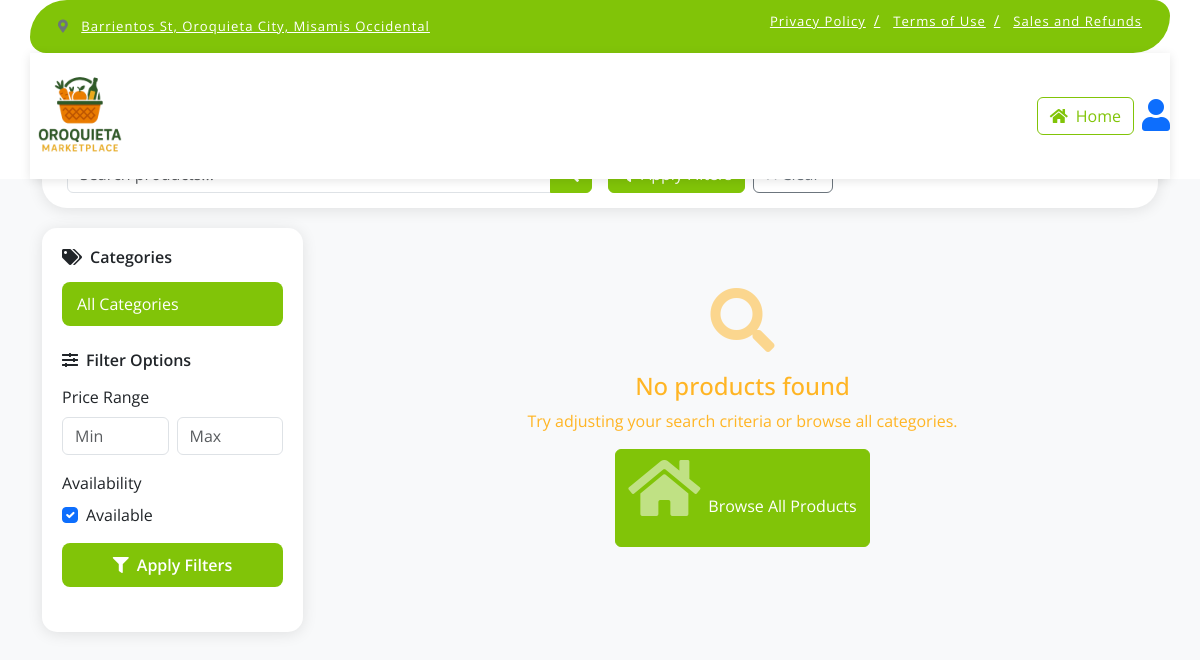
Before: /customer/index_copy.php with the older database file.
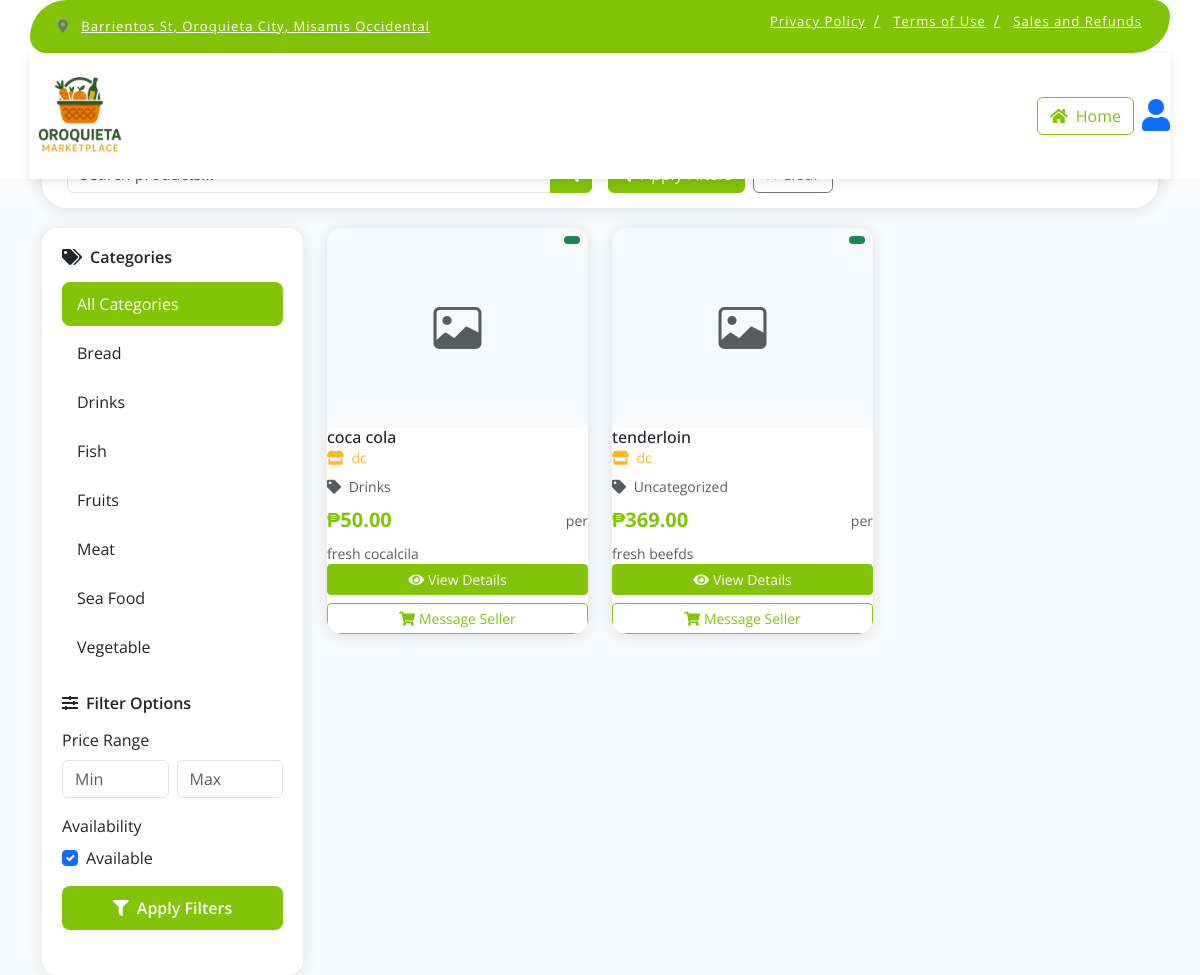
After: the same page with the newer database file.
### tables this page shows
CREATE TABLE `categories` (
  `id` int(11) NOT NULL,
  `name` varchar(100) NOT NULL,
  `icon` varchar(10) DEFAULT NULL COMMENT 'Emoji or icon character',
  `description` text DEFAULT NULL,
  `parent_id` int(11) DEFAULT NULL,
  `image` varchar(255) DEFAULT NULL,
  `is_active` tinyint(1) DEFAULT 1,
  `created_at` timestamp NOT NULL DEFAULT current_timestamp(),
  `updated_at` timestamp NOT NULL DEFAULT current_timestamp() ON UPDATE current_timestamp()
);

CREATE TABLE `products` (
  `id` int(11) NOT NULL,
  `seller_id` int(11) NOT NULL,
  `category_id` int(11) DEFAULT NULL,
  `name` varchar(255) NOT NULL,
  `description` text DEFAULT NULL,
  `price` decimal(10,2) NOT NULL,
  `stock_quantity` int(11) NOT NULL DEFAULT 0,
  `weight` decimal(10,2) DEFAULT NULL,
  `is_featured` tinyint(1) DEFAULT 0,
  `is_active` tinyint(1) DEFAULT 1,
  `created_at` timestamp NOT NULL DEFAULT current_timestamp(),
  `updated_at` timestamp NOT NULL DEFAULT current_timestamp() ON UPDATE current_timestamp()
);

### customer/index_copy.php (the view, shortened to what the changed rows need)
<?php
require_once '../includes/db_connect.php';
$cat_query = "SELECT id, name FROM categories WHERE is_active = 1 ORDER BY name";
$cat_stmt = $pdo->query($cat_query);
$search = isset($_GET['search']) ? trim($_GET['search']) : '';
$category_filter = isset($_GET['category']) ? intval($_GET['category']) : 0;
$price_min = isset($_GET['price_min']) ? floatval($_GET['price_min']) : 0;
$price_max = isset($_GET['price_max']) ? floatval($_GET['price_max']) : 999999;
$where_conditions = ["p.is_active = 1"];
$params = [];
$where_clause = implode(" AND ", $where_conditions);
$query = "SELECT p.*, c.name as category_name,
          COALESCE(sa.business_name, CONCAT(s.first_name, ' ', s.last_name), 'Unknown Seller') as shop_name
          FROM products p
          LEFT JOIN categories c ON p.category_id = c.id
          LEFT JOIN sellers s ON p.seller_id = s.id
          LEFT JOIN seller_applications sa ON s.id = sa.seller_id AND sa.status = 'approved'
          WHERE $where_clause
          ORDER BY p.created_at DESC";
$stmt = $pdo->prepare($query);
$stmt->execute($params);
$products = $stmt->fetchAll();
?>
<!DOCTYPE html>
<html lang="en">
<head>
    <link rel="stylesheet" href="https://use.fontawesome.com/releases/v5.15.4/css/all.css" />
    <link href="https://cdn.jsdelivr.net/npm/bootstrap-icons@1.4.1/font/bootstrap-icons.css" rel="stylesheet">
    <link href="https://cdn.jsdelivr.net/npm/bootstrap@5.3.0/dist/css/bootstrap.min.css" rel="stylesheet">
</head>
<body>
    <div class="container">
        <div class="row">
            <div class="col-lg-3">
                <div class="sidebar">
                    <div class="filter-section">
                        <div class="category-list">
                            <div class="category-item <?php echo $category_filter == 0 ? 'active' : ''; ?>"
                                onclick="window.location.href='?search=<?php echo urlencode($search); ?>&price_min=<?php echo $price_min; ?>&price_max=<?php echo $price_max; ?>'">
                                All Categories
                            </div>
                            <?php while ($category = $cat_stmt->fetch()): ?>
                                <div class="category-item <?php echo $category_filter == $category['id'] ? 'active' : ''; ?>"
                                    onclick="window.location.href='?search=<?php echo urlencode($search); ?>&category=<?php echo $category['id']; ?>&price_min=<?php echo $price_min; ?>&price_max=<?php echo $price_max; ?>'">
                                    <?php echo htmlspecialchars($category['name']); ?>
                                </div>
                            <?php endwhile; ?>
                        </div>
                    </div>
                </div>
            </div>
            <div class="col-lg-9">
                <div class="row g-4">
                    <?php if (count($products) > 0): ?>
                        <?php foreach ($products as $product): ?>
                            <div class="col-lg-4 col-md-6">
                                <div class="product-card">
                                    <div class="position-relative">
                                        <?php if (!empty($product['image'])): ?>
                                            <img
                                                class="product-image" alt="<?php echo htmlspecialchars($product['name']); ?>">
                                        <?php else: ?>
                                            <div class="product-image bg-light d-flex align-items-center justify-content-center">
                                                <i class="bi bi-image text-muted" style="font-size: 3rem;"></i>
                                            </div>
                                        <?php endif; ?>
                                        <span class="badge bg-success position-absolute top-0 end-0 m-2">
                                        </span>
                                    </div>
                                    <div class="card-body">
                                        <h6 class="card-title"><?php echo htmlspecialchars($product['name']); ?></h6>
                                        <p class="shop-name mb-2">
                                            <i class="fas fa-store me-1"></i>
                                            <?php echo htmlspecialchars($product['shop_name'] ?? 'Unknown Seller'); ?>
                                        </p>
                                        <p class="text-muted small mb-2">
                                            <i class="fas fa-tag me-1"></i>
                                            <?php echo htmlspecialchars($product['category_name'] ?? 'Uncategorized'); ?>
                                        </p>
                                        <div class="d-flex justify-content-between align-items-center mb-2">
                                            <span
                                                class="product-price">₱<?php echo number_format($product['price'], 2); ?></span>
                                            <small class="text-muted">per
                                                <?php echo htmlspecialchars($product['unit']); ?></small>
                                        </div>
                                        <?php if (!empty($product['description'])): ?>
                                            <p class="card-text small text-muted">
                                                <?php echo htmlspecialchars(substr($product['description'], 0, 100)) . (strlen($product['description']) > 100 ? '...' : ''); ?>
                                            </p>
                                        <?php endif; ?>
                                    </div>
                                    <div class="card-footer bg-transparent border-0">
                                        <div class="d-grid gap-2">
                                            <button class="btn btn-primary btn-sm"
                                                onclick="viewProduct(<?php echo $product['id']; ?>)">
                                                <i class="fas fa-eye me-1"></i>View Details
                                            </button>
                                            <button class="btn btn-outline-primary btn-sm">
                                                <i class="fas fa-shopping-cart me-1"></i>Message Seller
                                            </button>
                                        </div>
                                    </div>
                                </div>
                            </div>
                        <?php endforeach; ?>
                    <?php else: ?>
                        <div class="col-12">
                            <div class="no-products">
                                <i class="fas fa-search"></i>
                                <h4>No products found</h4>
                                <p>Try adjusting your search criteria or browse all categories.</p>
                                <a href="index.php" class="btn btn-primary">
                                    <i class="fas fa-home me-2"></i>Browse All Products
                                </a>
                            </div>
                        </div>
                    <?php endif; ?>
                </div>
            </div>
        </div>
    </div>
</body>
</html>

Changed rows visible on the page:
added categories: name "Bread"
added categories: name "Drinks"
added categories: name "Fish"
added categories: name "Fruits"
added categories: name "Meat"
added categories: name "Sea Food"
added categories: name "Vegetable"
added products: name "coca cola", shop_name "dc", category.name "Drinks", price "50.00", description "fresh cocalcila"
added products: name "tenderloin", shop_name "dc", category_name "Uncategorized", price "369.00", description "fresh beefds"
Other visible differences:
text no longer shown: "No products found Try adjusting your search criteria or browse all categories. Browse All Products"
